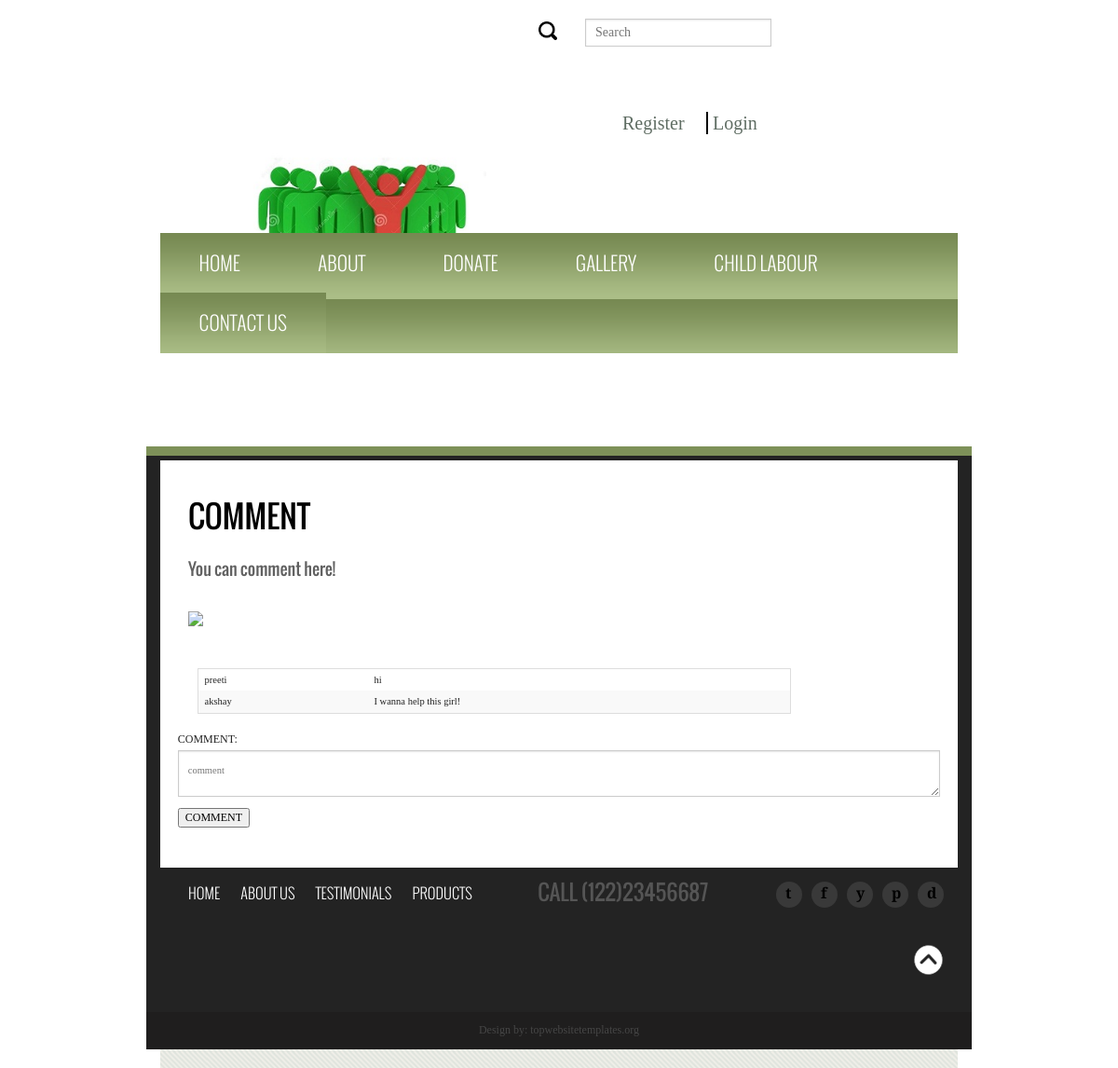
The page /350media/comment.php?id=2 on the database its author committed.
### tables this page shows
CREATE TABLE IF NOT EXISTS `comment` (
  `srno` int(10) NOT NULL AUTO_INCREMENT,
  `comment` varchar(600) NOT NULL,
  `id` int(10) NOT NULL,
  `uname` varchar(50) NOT NULL,
  PRIMARY KEY (`srno`)
);

### 350media/comment.php (the view, shortened to what this page needs)
<!DOCTYPE html>
<html>
<head>
<link rel="stylesheet" href="css/normalize.css">
<link rel="stylesheet" href="css/foundation.min.css">
<link rel="stylesheet" href="css/superfish.css">
<link rel="stylesheet" href="css/stylesheet.css">
</head>
<body>
<div class="page-content">
  <div class="row outterWrapper">
    <div class="columns twelve large-12">
      <div class="row top-menu">
    <div class="columns twelve large-12 content wrapper">
      <div class="row">
        <div class="columns twelve large-12">
          <h1 class="page-title">COMMENT</h1>
          <div>
            <h2 class="sub-title"> You can comment here!
</h2>
          </div>
		  <?php
$con=mysql_connect("localhost","root","");
if($con)
{
$id=$_GET['id'];
$img=$_GET['img'];
  echo "<tr style='background-color:#f8f8f8;'>";
        echo "<td><img src=$img width='200' height='300'></td>";
		 echo "</tr>";
   echo "<br>";
  $sql="select * from comment where id=$id";
 $result=mysql_query($sql,$con) or die(mysql_error());
  if(mysql_num_rows($result)>0)
 {
 echo"<table style='margin-left:10px;width:80%'>";
 while($array=mysql_fetch_assoc($result))
 {$comm=$array['comment'];
 $uname=$array['uname'];
 echo" <tr><td>$uname</td><td> $comm</td></tr>
";
 }
 echo "</table>";
 echo"</div>";
 }
}
else
{
die (mysql_error());
}
echo "<form action='input.php' method='get'>
   COMMENT:<textarea  name='comment' placeholder='comment'></textarea>
    <input type='hidden' value=$id name='id'>
          <input type='submit' value='COMMENT'/>
   </form>
";
?>
		  </div>
      </div>
      </div>
  </div>
  <footer class="row footer">
    <div class="columns large-12">
      <div class="row">
        <div class="columns large-5 small-12">
          <nav class="footer-bar">
            <section class="footer-bar-section">
              <ul class="inline-list">
                <li><a href="index.html">Home</a></li>
                <li><a href="about.html">About Us</a></li>
                <li><a href="#">Testimonials</a></li>
                <li><a href="#">Products</a></li>
              </ul>
            </section>
          </nav>
        </div>
        <div class="columns large-4 small-12">
          <h4 class="footer-call">call (122)23456687</h4>
        </div>
        <div class="columns footer-social large-3 small-12 pr0">
          <ul class="facebook">
            <li><a href="#">t</a></li>
            <li><a href="#">f</a></li>
            <li><a href="#">y</a></li>
            <li><a href="#">p</a></li>
            <li class="last-child"><a href="#">d</a></li>
          </ul>
        </div>
      </div>
      <div class="row footer-meta">
        <div class="columns one large-1 right pr0"> <a href="#" class="right"><img src="images/scrolltop.png" alt="" class="scrolltop"></a> </div>
      </div>
    </div>
  </footer>
  <div class="row footer-theme-credits">
    <p>Design by: <a href="http://topwebsitetemplates.org">topwebsitetemplates.org</a></p>
  </div>
</div>
</body>
</html>

### 350media/css/superfish.css (style rules this page uses)
.sf-menu, .sf-menu * { margin: 0; padding: 0; list-style: none; }
.sf-menu li { position: relative; }
.sf-menu > li { float: left; }
.sf-menu a { display: block; position: relative; }
.sf-menu { float: left; margin-bottom: 1em; }
.sf-menu a { border-left: 1px solid #fff; border-top: 1px solid #dFeEFF; border-top: 1px solid rgba(255,255,255,.5); padding: .75em 1em; text-decoration: none; zoom: 1; }
.sf-menu a { color: #13a; }
.sf-menu li { background: #BDD2FF; white-space: nowrap; *white-space: normal; -webkit-transition: background .2s; transition: background .2s; }

### 350media/css/stylesheet.css (style rules this page uses)
.row { width: 100%; }
body { background: #ddd url('../images/bgPattern.png'); line-height: 1.5em; font-family:'Droid Serif', serif; }
h1,h2,h3,h4,h5,h6 { font-family: 'oswaldregular', sans-serif; color:rgb(97, 97, 97); font-weight: normal; }
h1.page-title { color:#000; font-family: 'oswaldregular',sans-serif; text-transform: uppercase; }
h2.sub-title { font-size: 18px; line-height: 2em; margin-bottom: 22px; }
input[type="text"], input[type="password"], input[type="date"], input[type="datetime"], input[type="datetime-local"], input[type="month"], input[type="week"], input[type="email"], input[type="number"], input[type="search"], input[type="tel"], input[type="time"], input[type="url"] { padding: 0px 10px; }
textarea { padding: 15px 10px; }
a { color: #5f6d63; }
.columns.plr0 { padding-left: 0; padding-right:0; }
.pr0,.columns.pr0 { padding-right: 0; }
.sf-menu { margin-bottom: 0; }
.top-nav,.sf-menu li { background: url('../images/menuBg.png'); }
.sf-menu a { color: #fff; border:none; font-family: 'oswaldlight', sans-serif; text-transform: uppercase; font-size: 1.3em; padding-left: 2em; padding-right: 2em; }
.columns.wrapper { padding: 30px; background: #fff; margin-bottom: 15px; margin-top: 15px; }
.columns.content { font-size: .75em; }
footer.footer { background: #232323; padding: 40px 30px; border-top: 10px solid #7e9159; }
.footer nav.footer-bar a { font-family: 'OswaldLight', sans-serif; color: #fff; text-transform: uppercase; }
h4.footer-call { line-height: 1em; margin: 0; text-transform: uppercase; text-align: center; color:#555; }
.footer ul.facebook { float: right; }
.footer ul.facebook li { color: #000; list-style:none; float:left; margin-right:10px; width:28px; height:28px; border-radius:20px; background:#393939; position:relative; cursor:pointer; color:#000; }
.footer ul.facebook li:last-child { margin-right:0; }
.footer ul.facebook li a { margin:auto; width:28px; height:28px; padding-left:10px; font-weight:bolder; color: inherit; }
.row.footer-meta { margin-top:20px; }
.footer-theme-credits { text-align: center; background: #1F1E1E; padding: 10px 0; }
.footer-theme-credits p { margin-bottom: 0; color: #464646; font-size: 12px; }
.footer-theme-credits p a { color: #464646; }
.page-content { background: #ddd url('../images/bgPattern.png'); line-height: 1.5em; font-family: 'Droid Serif', serif; }

### rows shown on the page
comment: uname "preeti", comment "hi"
comment: uname "akshay", comment "I wanna help this girl!"
